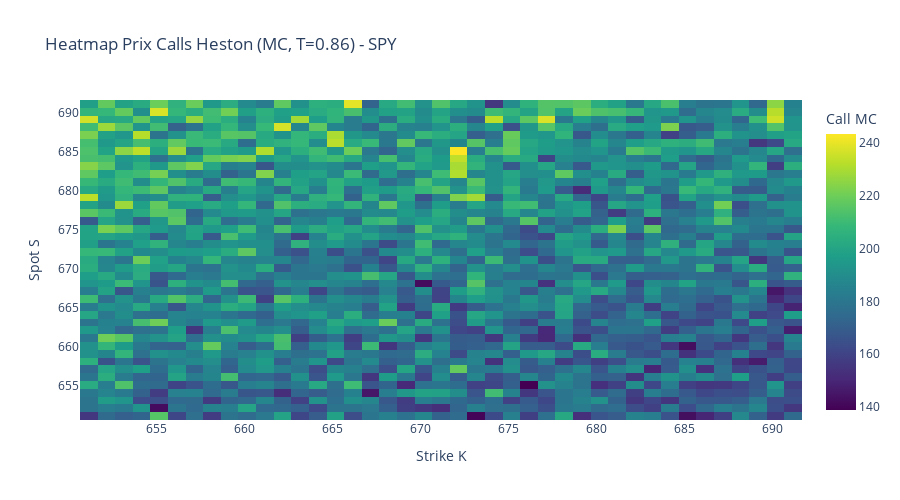
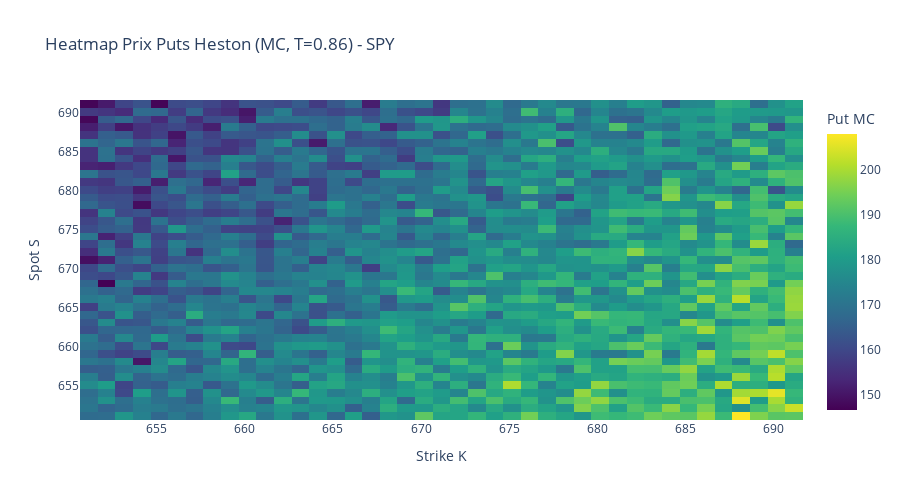

Notebook cell for these charts, in order:
### Markdown cell above
## Étape 4 — Pricing Monte Carlo Heston

### Code cell
n_points_mc = int(2 * span_mc / step_strike) + 1
S_grid_mc = np.linspace(S0_ref - span_mc, S0_ref + span_mc, n_points_mc)
K_grid_mc = np.linspace(S0_ref - span_mc, S0_ref + span_mc, n_points_mc)
n_steps_mc = max(int(T_mc * 252), 10)

print(f"Grille MC: {len(S_grid_mc)} x {len(K_grid_mc)} (T = {T_mc:.2f} ans, n_steps = {n_steps_mc})")

call_prices_mc = np.zeros((len(S_grid_mc), len(K_grid_mc)))
put_prices_mc = np.zeros_like(call_prices_mc)

for i, S_val in enumerate(S_grid_mc):
    for j, K_val in enumerate(K_grid_mc):
        call_prices_mc[i, j] = heston_mc_pricer(
            S_val,
            K_val,
            T_mc,
            rf_rate,
            calib_params['v0'],
            calib_params['theta'],
            calib_params['kappa'],
            calib_params['sigma'],
            calib_params['rho'],
            n_paths=n_paths,
            n_steps=n_steps_mc,
            option_type="call",
        )
        put_prices_mc[i, j] = heston_mc_pricer(
            S_val,
            K_val,
            T_mc,
            rf_rate,
            calib_params['v0'],
            calib_params['theta'],
            calib_params['kappa'],
            calib_params['sigma'],
            calib_params['rho'],
            n_paths=n_paths,
            n_steps=n_steps_mc,
            option_type="put",
        )

fig_call_mc = go.Figure(data=go.Heatmap(z=call_prices_mc, x=K_grid_mc, y=S_grid_mc, colorscale='Viridis', colorbar=dict(title='Call MC')))
fig_call_mc.update_layout(title=f"Heatmap Prix Calls Heston (MC, T={T_mc:.2f}) - {ticker}", xaxis_title='Strike K', yaxis_title='Spot S', height=500)
fig_call_mc.show()

fig_put_mc = go.Figure(data=go.Heatmap(z=put_prices_mc, x=K_grid_mc, y=S_grid_mc, colorscale='Viridis', colorbar=dict(title='Put MC')))
fig_put_mc.update_layout(title=f"Heatmap Prix Puts Heston (MC, T={T_mc:.2f}) - {ticker}", xaxis_title='Strike K', yaxis_title='Spot S', height=500)
fig_put_mc.show()

### Figure 1 — Plotly figure (JSON) as saved in the notebook; plotly's stock layout.template omitted (floating-point values rounded to 4 significant figures; data arrays with more than 128 entries replaced by an {"elided": "..."} marker saying what was removed)
{"data": [{"colorbar": {"title": {"text": "Call MC"}}, "colorscale": [[0, "#440154"], [0.1111, "#482878"], [0.2222, "#3e4989"], [0.3333, "#31688e"], [0.4444, "#26828e"], [0.5556, "#1f9e89"], [0.6667, "#35b779"], [0.7778, "#6ece58"], [0.8889, "#b5de2b"], [1, "#fde725"]], "type": "heatmap", "x": [651.2, 652.2, 653.2, 654.2, 655.2, 656.2, 657.2, 658.2, 659.2, 660.2, 661.2, 662.2, 663.2, 664.2, 665.2, 666.2, 667.2, 668.2, 669.2, 670.2, 671.2, 672.2, 673.2, 674.2, 675.2, 676.2, 677.2, 678.2, 679.2, 680.2, 681.2, 682.2, 683.2, 684.2, 685.2, 686.2, 687.2, 688.2, 689.2, 690.2, 691.2], "y": [651.2, 652.2, 653.2, 654.2, 655.2, 656.2, 657.2, 658.2, 659.2, 660.2, 661.2, 662.2, 663.2, 664.2, 665.2, 666.2, 667.2, 668.2, 669.2, 670.2, 671.2, 672.2, 673.2, 674.2, 675.2, 676.2, 677.2, 678.2, 679.2, 680.2, 681.2, 682.2, 683.2, 684.2, 685.2, 686.2, 687.2, 688.2, 689.2, 690.2, 691.2], "z": {"elided": "41x41 float values"}}], "layout": {"height": 500, "title": {"text": "Heatmap Prix Calls Heston (MC, T=0.86) - SPY"}, "xaxis": {"title": {"text": "Strike K"}}, "yaxis": {"title": {"text": "Spot S"}}}}

### Figure 2 — Plotly figure (JSON) as saved in the notebook; plotly's stock layout.template omitted (floating-point values rounded to 4 significant figures; data arrays with more than 128 entries replaced by an {"elided": "..."} marker saying what was removed)
{"data": [{"colorbar": {"title": {"text": "Put MC"}}, "colorscale": [[0, "#440154"], [0.1111, "#482878"], [0.2222, "#3e4989"], [0.3333, "#31688e"], [0.4444, "#26828e"], [0.5556, "#1f9e89"], [0.6667, "#35b779"], [0.7778, "#6ece58"], [0.8889, "#b5de2b"], [1, "#fde725"]], "type": "heatmap", "x": [651.2, 652.2, 653.2, 654.2, 655.2, 656.2, 657.2, 658.2, 659.2, 660.2, 661.2, 662.2, 663.2, 664.2, 665.2, 666.2, 667.2, 668.2, 669.2, 670.2, 671.2, 672.2, 673.2, 674.2, 675.2, 676.2, 677.2, 678.2, 679.2, 680.2, 681.2, 682.2, 683.2, 684.2, 685.2, 686.2, 687.2, 688.2, 689.2, 690.2, 691.2], "y": [651.2, 652.2, 653.2, 654.2, 655.2, 656.2, 657.2, 658.2, 659.2, 660.2, 661.2, 662.2, 663.2, 664.2, 665.2, 666.2, 667.2, 668.2, 669.2, 670.2, 671.2, 672.2, 673.2, 674.2, 675.2, 676.2, 677.2, 678.2, 679.2, 680.2, 681.2, 682.2, 683.2, 684.2, 685.2, 686.2, 687.2, 688.2, 689.2, 690.2, 691.2], "z": {"elided": "41x41 float values"}}], "layout": {"height": 500, "title": {"text": "Heatmap Prix Puts Heston (MC, T=0.86) - SPY"}, "xaxis": {"title": {"text": "Strike K"}}, "yaxis": {"title": {"text": "Spot S"}}}}
